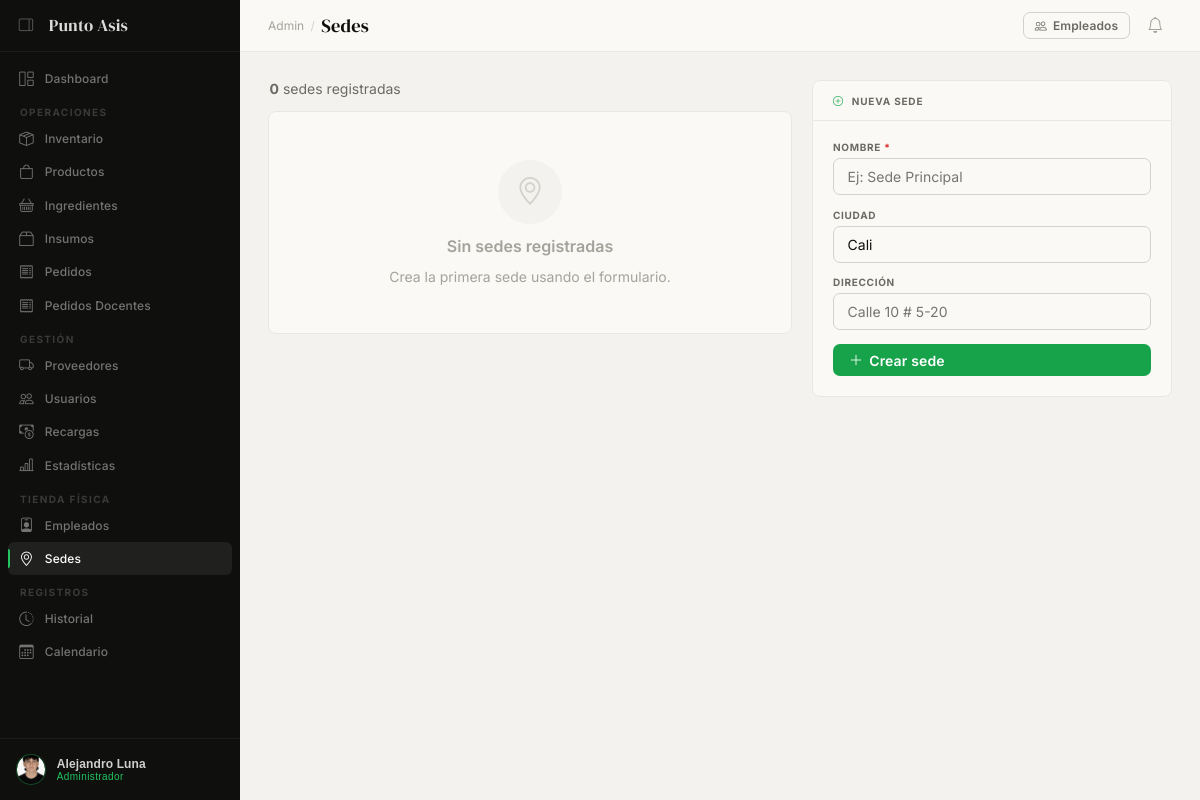
The page /admin-panel/sedes/ (signed in) on the database as committed earlier.
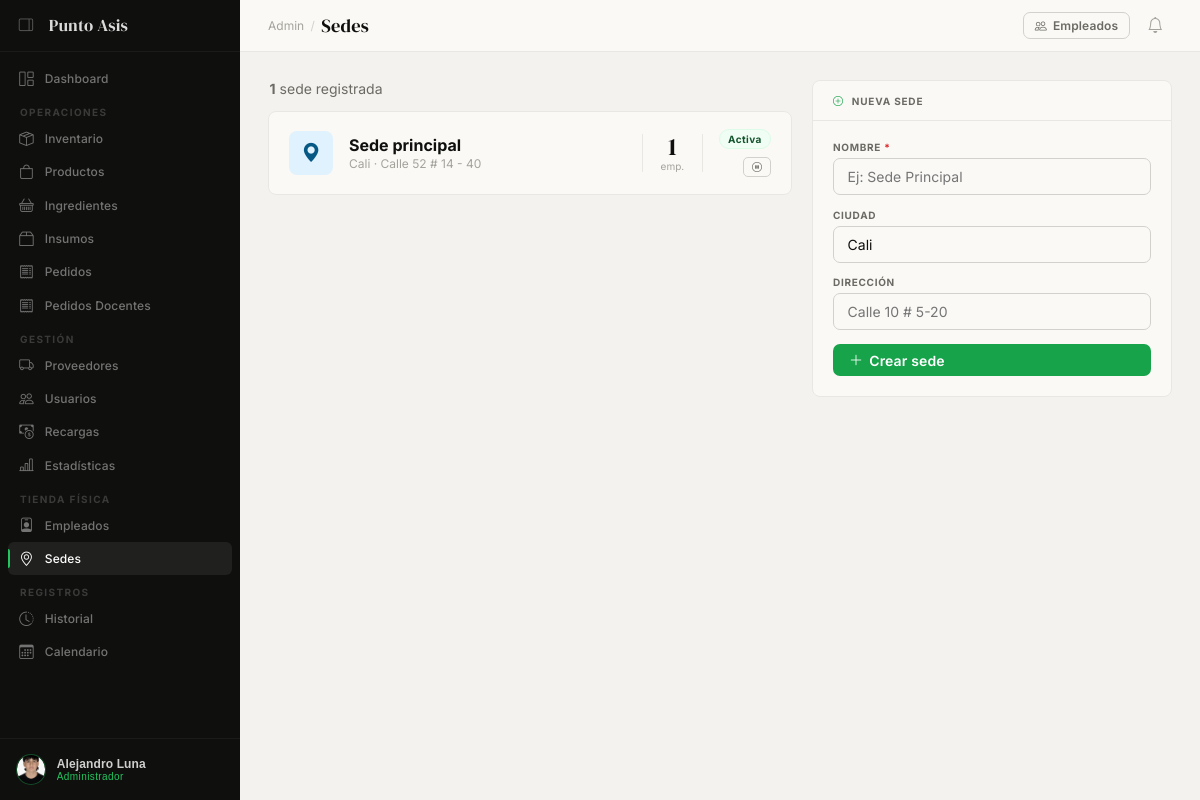
The same page on the database as committed later.
### authentication/models.py (models this page shows, shortened)
class Sede(models.Model):
    nombre    = models.CharField(max_length=100, unique=True)
    direccion = models.CharField(max_length=200, blank=True)
    ciudad    = models.CharField(max_length=100, default='Cali')
    activa    = models.BooleanField(default=True)
    created_at = models.DateTimeField(auto_now_add=True)
    class Meta:
        verbose_name = 'Sede'
        verbose_name_plural = 'Sedes'
        ordering = ['nombre']

### app_admin/views.py (the view)
    @login_required(login_url='/login/')
    def wrapper(request, *args, **kwargs):
        try:
            if request.user.perfil.rol != 'admin':
                messages.error(request, 'No tienes permisos de administrador.')
                return redirect('authentication:login')
        except Perfil.DoesNotExist:
            return redirect('authentication:login')
        return view_func(request, *args, **kwargs)

### app_admin/models.py (called while the page is built)
    @property
    def stock_real(self):
        total = self.lotes.filter(
            cantidad_base__gt=0,
            fecha_vencimiento__gte=datetime.date.today()
        ).aggregate(total=models.Sum('cantidad_base'))['total']
        return round(float(total or 0), 3)

    @property
    def stock_bajo(self):
        return 0 < self.stock_real <= float(self.stock_minimo)

### app_admin/views.py (called while the page is built)
def admin_required(view_func):
    @login_required(login_url='/login/')
    def wrapper(request, *args, **kwargs):
        try:
            if request.user.perfil.rol != 'admin':
                messages.error(request, 'No tienes permisos de administrador.')
                return redirect('authentication:login')
        except Perfil.DoesNotExist:
            return redirect('authentication:login')
        return view_func(request, *args, **kwargs)
    wrapper.__name__ = view_func.__name__
    return wrapper

def _ctx(extra=None):
    ctx = {'alertas': _get_alertas()}
    if extra:
        ctx.update(extra)
    return ctx

### app_admin/templates/app_admin/sedes.html (shortened to what this page needs)
{% extends 'app_admin/base_admin.html' %}
{% load static %}
{% block page_title %}Sedes{% endblock %}
{% block nav_sedes %}active{% endblock %}
{% block topbar_actions %}
<a href="{% url 'app_admin:empleados' %}" class="btn btn-ghost btn-sm">
  <i class="bi bi-people"></i> Empleados
</a>
{% endblock %}
{% block content %}
<div class="sedes-layout">
  <div>
    <div style="display:flex;align-items:center;margin-bottom:.85rem;padding:0 .1rem;">
      <span style="font-size:var(--text-sm);color:var(--stone);">
        <strong>{{ sedes|length }}</strong>
        sede{{ sedes|length|pluralize:",s" }}
        registrada{{ sedes|length|pluralize:",s" }}
      </span>
    </div>
    {% if sedes %}
    <div class="sede-grid">
      {% for s in sedes %}
      <div class="sede-card {% if not s.activa %}inactiva{% endif %}">
        <div class="sede-icon">
          <i class="bi bi-geo-alt-fill"></i>
        </div>
        <div style="flex:1;min-width:0;">
          <div class="sede-name">{{ s.nombre }}</div>
          <div class="sede-addr">
            {{ s.ciudad }}{% if s.direccion %} · {{ s.direccion }}{% endif %}
          </div>
        </div>
        <div class="sede-emp-count">
          <div class="sede-emp-num">{{ s.num_empleados }}</div>
          <div class="sede-emp-lbl">emp.</div>
        </div>
        <div class="sede-actions">
          {% if s.activa %}
            <span class="badge badge-activo">Activa</span>
          {% else %}
            <span class="badge badge-inactivo">Inactiva</span>
          {% endif %}
          <a href="{% url 'app_admin:sede_toggle' s.pk %}"
             class="btn btn-xs {% if s.activa %}btn-ghost{% else %}btn-amber{% endif %}"
             onclick="return confirm('¿Confirmas el cambio de estado de «{{ s.nombre }}»?')"
             title="{% if s.activa %}Desactivar{% else %}Activar{% endif %}">
            <i class="bi bi-{% if s.activa %}pause-circle{% else %}play-circle{% endif %}"></i>
          </a>
        </div>
      </div>
      {% endfor %}
    </div>
    {% else %}
    <div class="card">
      <div class="sede-empty">
        <div class="sede-empty-ico"><i class="bi bi-geo-alt"></i></div>
        <div style="font-weight:600;">Sin sedes registradas</div>
        <div style="font-size:var(--text-sm);">Crea la primera sede usando el formulario.</div>
      </div>
    </div>
    {% endif %}
  </div>
  <div class="sede-form-wrap">
    <div class="sede-form-head">
      <i class="bi bi-plus-circle" style="color:var(--leaf);"></i>
      Nueva sede
    </div>
    <form method="post" class="sede-form-body">
      <div class="field">
        <label class="field-label">Nombre <span style="color:var(--red);">*</span></label>
        <input type="text" name="nombre" class="form-input" required placeholder="Ej: Sede Principal">
      </div>
      <div class="field">
        <label class="field-label">Ciudad</label>
        <input type="text" name="ciudad" class="form-input" value="Cali" placeholder="Ciudad">
      </div>
      <div class="field">
        <label class="field-label">Dirección</label>
        <input type="text" name="direccion" class="form-input" placeholder="Calle 10 # 5-20">
      </div>
      <button type="submit" class="btn btn-primary" style="width:100%;">
        <i class="bi bi-plus-lg"></i> Crear sede
      </button>
    </form>
  </div>
</div>
{% endblock %}

Rows that differ between the two databases and show on the page:
added Sede: nombre "Sede principal", ciudad "Cali", direccion "Calle 52 # 14 - 40", num_empleados "1", activa "Activa"
Other text that changed with them:
{{ sedes|length }}: "0" → "1"
text no longer shown: "Sin sedes registradas Crea la primera sede usando el formulario."
